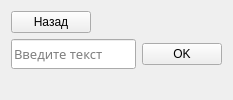
                  <widget class="QWidget" name="page_4">
                   <layout class="QVBoxLayout" name="verticalLayout_27">
                    <item>
                     <layout class="QVBoxLayout" name="verticalLayout_26">
                      <item>
                       <layout class="QHBoxLayout" name="horizontalLayout_22">
                        <item>
                         <widget class="QPushButton" name="back_study_folder_2">
                          <property name="text">
                           <string>Назад</string>
                          </property>
                         </widget>
                        </item>
                        <item>
                         <spacer name="horizontalSpacer_9">
                          <property name="orientation">
                           <enum>Qt::Horizontal</enum>
                          </property>
                          <property name="sizeHint" stdset="0">
                           <size>
                            <width>40</width>
                            <height>20</height>
                           </size>
                          </property>
                         </spacer>
                        </item>
                       </layout>
                      </item>
                      <item>
                       <layout class="QHBoxLayout" name="horizontalLayout_24">
                        <item>
                         <widget class="QLineEdit" name="lineEdit_folder">
                          <property name="minimumSize">
                           <size>
                            <width>0</width>
                            <height>30</height>
                           </size>
                          </property>
                          <property name="font">
                           <font>
                            <family>Agency FB</family>
                            <pointsize>10</pointsize>
                           </font>
                          </property>
                          <property name="placeholderText">
                           <string>Введите текст</string>
                          </property>
                         </widget>
                        </item>
                        <item>
                         <widget class="QPushButton" name="ok_btn_folder">
                          <property name="text">
                           <string>OK</string>
                          </property>
                         </widget>
                        </item>
                       </layout>
                      </item>
                      <item>
                       <widget class="QLabel" name="word_explanation_folder">
                        <property name="text">
                         <string/>
                        </property>
                       </widget>
                      </item>
                     </layout>
                    </item>
                   </layout>
                  </widget>
